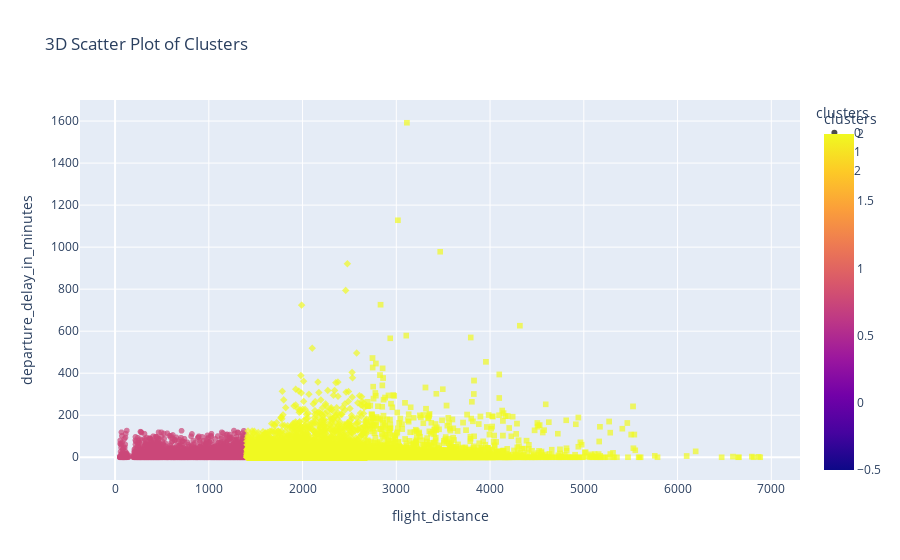

Source (notebook cell):
### Code cell
fig = px.scatter(df, x='flight_distance', y='departure_delay_in_minutes', color='clusters',
                    symbol='clusters', opacity=0.7, size_max=10,
                    title='3D Scatter Plot of Clusters', color_discrete_sequence=px.colors.qualitative.Set1)
fig.show()
fig.write_html(f"2d_scatter_plot.html")

### Figure 1 — Plotly figure (JSON) as saved in the notebook; plotly's stock layout.template omitted (floating-point values rounded to 4 significant figures; data arrays with more than 128 entries replaced by an {"elided": "..."} marker saying what was removed)
{"data": [{"hovertemplate": "clusters=%{marker.color}<br>flight_distance=%{x}<br>departure_delay_in_minutes=%{y}<extra></extra>", "legendgroup": "0", "marker": {"color": {"elided": "3935 int values"}, "coloraxis": "coloraxis", "opacity": 0.7, "symbol": "circle"}, "mode": "markers", "name": "0", "showlegend": true, "type": "scattergl", "x": {"elided": "3935 int values"}, "xaxis": "x", "y": {"elided": "3935 int values"}, "yaxis": "y"}, {"hovertemplate": "clusters=%{marker.color}<br>flight_distance=%{x}<br>departure_delay_in_minutes=%{y}<extra></extra>", "legendgroup": "1", "marker": {"color": {"elided": "8587 int values"}, "coloraxis": "coloraxis", "opacity": 0.7, "symbol": "diamond"}, "mode": "markers", "name": "1", "showlegend": true, "type": "scattergl", "x": {"elided": "8587 int values"}, "xaxis": "x", "y": {"elided": "8587 int values"}, "yaxis": "y"}, {"hovertemplate": "clusters=%{marker.color}<br>flight_distance=%{x}<br>departure_delay_in_minutes=%{y}<extra></extra>", "legendgroup": "2", "marker": {"color": {"elided": "2600 int values"}, "coloraxis": "coloraxis", "opacity": 0.7, "symbol": "square"}, "mode": "markers", "name": "2", "showlegend": true, "type": "scattergl", "x": {"elided": "2600 int values"}, "xaxis": "x", "y": {"elided": "2600 int values"}, "yaxis": "y"}], "layout": {"coloraxis": {"colorbar": {"title": {"text": "clusters"}}, "colorscale": [[0, "#0d0887"], [0.1111, "#46039f"], [0.2222, "#7201a8"], [0.3333, "#9c179e"], [0.4444, "#bd3786"], [0.5556, "#d8576b"], [0.6667, "#ed7953"], [0.7778, "#fb9f3a"], [0.8889, "#fdca26"], [1, "#f0f921"]]}, "legend": {"title": {"text": "clusters"}, "tracegroupgap": 0}, "title": {"text": "3D Scatter Plot of Clusters"}, "xaxis": {"anchor": "y", "domain": [0, 1], "title": {"text": "flight_distance"}}, "yaxis": {"anchor": "x", "domain": [0, 1], "title": {"text": "departure_delay_in_minutes"}}}}
